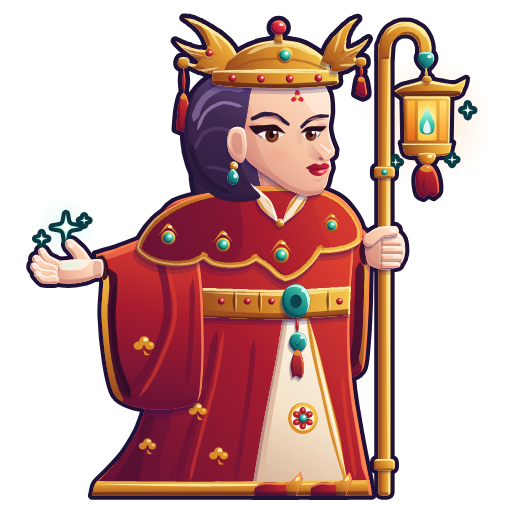

The Python source for this figure:
# Nérith (demons-12, eau, soigneuse, rare) redessinée en VECTORIEL lisse, dans le style moderne de l'interface (même
# outil, même trait, même échelle que Kael : ../kael/kael.py, ../atelier.py).
#
#   python3 refonte-graphique/ui-moderne/heros/nerith/nerith.py    # → nerith.svg + images 512 et 160 px de haut
#
# Même personnage que le pixel art (refonte-graphique/pixel/hd/nerith.txt) : l'impératrice des eaux, hautaine et sûre de
# son pouvoir. Grande, droite, imposante : col en nuage (quatre lobes bordés d'or, une gemme de jade sous un petit arc
# d'or dans chaque lobe), col croisé ivoire et or, ceinture de plaques d'or à grenats, disque de jade (bi) et son
# pendentif (cordon rouge, jade sculpté, gland), longue robe rouge en ligne A dont la traîne s'évase à gauche, panneau de
# devant ivoire brodé d'un médaillon inventé, nuages en trèfle brodés d'or, ourlet d'or, bouts relevés des souliers.
# Bras proche (droit) tendu vers ses alliés, paume ouverte vers le haut, pouce relevé, une étincelle de soin couleur
# jade au-dessus ; la grande manche pend sous l'avant-bras (ouverture bordée d'or, doublure sombre, un grand pli).
# Main lointaine serrée sur la hampe du bâton d'or à crosse (gemme de jade au bout, bagues) ; la lanterne de palais
# pend à la crosse (toit à bouts relevés, faces vitrées qui brillent autour d'une flamme de jade, pompon rouge).
# Visage de femme mûre, anguleux : grand front, sourcils fins et durs qui descendent vers le nez, paupières lourdes,
# trait de cils épais relevé au coin avec une touche de fard rouge, iris brun rouge, nez droit et fin, lèvres rouges
# pleines, menton pointu ; ornement rouge et or au front ; boucle d'or et goutte de jade à l'oreille. Cheveux noir prune
# tirés en arrière vers un haut chignon caché dans la couronne d'or (dôme à perle rouge, gemme de jade, bandeau à
# perles, deux ailes de phénix, une pampille rouge à chaque aile).
# Coordonnées = pixels du dessin pixel art (le sol est y = 116, les pieds en (64, 116)), pour se poser au même endroit
# dans le jeu. Une seule lumière, en haut à droite ; un seul contour (atelier.py).
import math
import os
import subprocess
import sys

HERE = os.path.dirname(os.path.abspath(__file__))
sys.path.insert(0, HERE)
sys.path.insert(0, os.path.join(HERE, '..'))
from atelier import Figure, Mat, sm, limb, ellipse, rpoly, mchain, mT, mR, mS, mskx, mapp  # noqa: E402,F401
from lib import Shape, sparkle_shape  # noqa: E402
from outils import crpath, taper, inter, border, union  # noqa: E402,F401
from atelier import ribbon as _ribbon  # noqa: E402


def ribbon(pts, widths):
    """Le ruban effilé de l'atelier ; les largeurs données sont étirées sur le nombre de points (début, milieu, fin)."""
    n = len(pts)
    if len(widths) != n:
        m = len(widths)
        ws = []
        for i in range(n):
            t = i * (m - 1) / max(1, n - 1)
            j = min(m - 2, int(t))
            u = t - j
            ws.append(widths[j] + (widths[j + 1] - widths[j]) * u)
        widths = ws
    return _ribbon(pts, widths)

ROOT = os.path.abspath(os.path.join(HERE, '..', '..', '..', '..'))

# ---------- matières (tons du pixel art, passés à la gamme de l'interface : lumières chaudes, ombres violettes) ----------
SKIN = Mat('#fff3e6', '#ffe2c8', '#f4bea0', '#d48a7c', '#9a4c5c')
HAIR = Mat('#9a82b8', '#5e467a', '#3e294e', '#2e1c3e', '#1f1230', glint='#c0aadc')
SILK = Mat('#ff8a56', '#dc3e30', '#a81c2e', '#6a1236', '#40102e')
GOLD = Mat('#fff3ae', '#f8cc50', '#da8e2a', '#9a4a1e', '#5a2018', glint='#fffbe4')
IVORY = Mat('#ffffff', '#fdf4e6', '#f4e2c8', '#dab89e', '#9a6470')
JADE = Mat('#d0fff2', '#52d6b8', '#1a8c86', '#0e4a56', '#082c38', glint='#ffffff')
LANT = ('#fffbe4', '#ffe27a', '#ffc040', '#ff9c2e', '#e8661c')
LIPS = ('#7a0e2a', '#d8263e', '#ff7474')
IRIS = ('#b4643e', '#6a2a1c', '#3a140e')
EYE_INK = '#26101e'
SPARK_INK = '#0c3a44'                  # le contour des étincelles de jade

GRD = 116          # le sol
FEET = (64, 116)   # le point « pieds » du pixel art
# la boîte de l'image (x0, y0, largeur, hauteur) en pixels du dessin
FRAME = (12, 2, 118, 118)
NECK = (77.0, 46.5)        # le centre de l'agrandissement de la tête (×1,1, comme Kael)

# ---------- le squelette (animation) ----------
# Une pose = ces réglages ; REST est la pose du dessin. Pixels du dessin, degrés (y vers le bas).
#   breath : souffle 0..1 (le haut monte) ; lean : elle se penche en avant (+) depuis le sol ; lift : elle s'élève
#   (la fontaine de la spéciale) ; head / tilt : la tête ; st : le bâton tourne autour de la main (+ = la crosse part
#   vers l'ennemi) ; la : la lanterne se balance (+ = son bas part à gauche) ; pa : le pompon, en plus ; glow : la
#   flamme de jade s'embrase (0..3) ; tl / tc : les pampilles (longue, courte) se balancent (pixels au bout) ; mp / mf :
#   le bas de la manche proche / lointaine se balance ; arm : décalage du poignet proche (elle lève la main) ; hr : la
#   main tourne ; sp : l'étincelle de soin (0 = cachée, 1 = comme le dessin, plus = vive) ; mep : les paupières tombent,
#   méprisantes (0..1) ; blink : yeux fermés ; tw : un éclat passe sur un bijou [(nom, taille)].
S0 = (54.6, 57.6)          # l'épaule proche (sous le col en nuage)
W0 = (34.6, 63.6)          # le poignet proche (il sort de la manche)
L1, L2 = 10.8, 10.0        # bras, avant-bras (dans la manche)
GRIP = (100.6, 59.4)       # la main lointaine serre la hampe ici : le bâton tourne autour
HOOK = (110.2, 17.6)       # le bas de la gemme de la crosse : la lanterne pend là
LBOT = (110.4, 37.6)       # le bas de la lanterne : le pompon pend là
FLAME = (110.4, 29.8)      # la flamme de jade dans la lanterne
REST = dict(breath=0.0, lean=0.0, lift=0.0, head=(0.0, 0.0), tilt=0.0, st=0.0, la=0.0, pa=0.0, glow=0.0, tl=0.0,
            tc=0.0, mp=0.0, mf=0.0, arm=(0.0, 0.0), hr=0.0, sp=1.0, mep=0.0, blink=0.0, tw=(), lspk=(1.0, 1.0, 1.0),
            ph=0.0)


def lerp(a, b, t):
    return (a[0] + (b[0] - a[0]) * t, a[1] + (b[1] - a[1]) * t)


def unit(v):
    L = math.hypot(*v) or 1
    return (v[0] / L, v[1] / L)


def add(a, b, k=1.0):
    return (a[0] + b[0] * k, a[1] + b[1] * k)


def ik(S, W, l1, l2, bend=1):
    d = math.dist(S, W)
    dd = max(abs(l1 - l2) + 0.01, min(l1 + l2 - 0.01, d))
    a = math.acos(max(-1, min(1, (l1 * l1 + dd * dd - l2 * l2) / (2 * l1 * dd))))
    th = math.atan2(W[1] - S[1], W[0] - S[0]) + bend * a
    return (S[0] + l1 * math.cos(th), S[1] + l1 * math.sin(th))


def soft(c, r, col, op):
    """Une tache de lumière douce (dégradé radial, aucun flou), en détail."""
    return (ellipse(c[0], c[1], r[0], r[1]), ('rad', c[0], c[1], r[0], r[1], [(0, col, op), (1, col, 0)]), 1)


def gem(c, r, mat=JADE, ring=None):
    """Une gemme ronde taillée (cabochon) : le dessous dans l'ombre, la lumière en haut à droite, un éclat ; ring : un
    anneau d'or autour (largeur)."""
    out = []
    if ring:
        out += [(ellipse(c[0], c[1], r + ring, r + ring), ('rad', c[0] + 0.4 * r, c[1] - 0.5 * r, (r + ring) * 1.3, (r + ring) * 1.3,
                                                             [(0, GOLD.hi), (0.45, GOLD.light), (1, GOLD.shadow)]), 1)]
    out += [(ellipse(c[0], c[1], r, r), ('rad', c[0] + 0.35 * r, c[1] - 0.4 * r, r * 1.35, r * 1.35,
                                         [(0, mat.hi), (0.35, mat.light), (0.75, mat.base), (1, mat.shadow)]), 1),
            (ellipse(c[0] + 0.32 * r, c[1] - 0.34 * r, 0.32 * r, 0.24 * r), '#ffffff', 0.95)]
    return out


def trefoil(c, s=1.0, op=1.0):
    """Un nuage en trèfle brodé d'or (signe inventé) : trois lobes ronds et une petite queue en volute."""
    x, y = c
    out = [(ellipse(x - 1.15 * s, y + 0.2 * s, 0.95 * s, 0.85 * s), GOLD.base, op),
           (ellipse(x + 1.15 * s, y + 0.2 * s, 0.95 * s, 0.85 * s), GOLD.base, op),
           (ellipse(x, y - 0.75 * s, 1.0 * s, 0.9 * s), GOLD.base, op),
           (ribbon([(x - 0.2 * s, y + 0.8 * s), (x + 0.3 * s, y + 1.9 * s), (x + 1.3 * s, y + 2.1 * s)], [0.5 * s, 0.55 * s, 0.1]), GOLD.base, op),
           (ellipse(x + 0.3 * s, y - 1.0 * s, 0.5 * s, 0.4 * s), GOLD.hi, 0.9 * op),
           (ellipse(x + 1.4 * s, y - 0.05 * s, 0.4 * s, 0.32 * s), GOLD.light, 0.9 * op)]
    return out


def volute(c, s=1.0, op=1.0, flip=1):
    """Une volute brodée d'or (nuage ruyi inventé) : une crosse enroulée et un petit lobe."""
    x, y = c
    pts = [(x + flip * (2.2 * s * math.cos(a) * (1 - a / 9)), y + 2.0 * s * math.sin(a) * (1 - a / 9)) for a in [i * 0.35 for i in range(16)]]
    w = [0.15] + [0.75 * s] * (len(pts) - 3) + [0.5 * s, 0.1]
    return [(ribbon(pts, w), GOLD.base, op),
            (ribbon([(x - flip * 1.6 * s, y + 1.8 * s), (x - flip * 0.2 * s, y + 2.6 * s), (x + flip * 1.8 * s, y + 2.3 * s)], [0.2, 0.7 * s, 0.2]), GOLD.base, op),
            (ellipse(x + flip * 0.5 * s, y - 1.3 * s, 0.5 * s, 0.3 * s), GOLD.hi, 0.8 * op)]


def tassel_shapes(top, length, cap=1.6, w=2.6):
    """Une pampille : la coiffe d'or, le cordon, le gland rouge (dessinée verticale, la coiffe en haut)."""
    x, y = top
    capS = sm([(x - cap * 0.55, y), (x + cap * 0.55, y), (x + cap * 0.7, y + cap * 0.9), (x, y + cap * 1.3), (x - cap * 0.7, y + cap * 0.9)])
    cord_end = y + length * 0.5
    cord = ribbon([(x, y + cap), (x + 0.05, (y + cap + cord_end) / 2), (x, cord_end + 0.4)], [0.6, 0.65, 0.6])
    t0 = cord_end
    body = sm([(x - 0.5, t0), (x + 0.5, t0), (x + w * 0.45, t0 + length * 0.18), (x + w * 0.55, y + length - 0.6),
               (x + w * 0.2, y + length), (x - w * 0.2, y + length - 0.3), (x - w * 0.55, y + length - 0.7),
               (x - w * 0.42, t0 + length * 0.18)], sharp=(4, 5, 6))
    knot = ellipse(x, t0 + 0.2, 0.85, 0.7)
    return capS, cord, body, knot, (x, y + length)


def build(ow=0.95, pose=None, fx=None, frame=FRAME):
    P = dict(REST, **(pose or {}))
    fig = Figure(*frame, ow=ow)
    br, ln = P['breath'], P['lean']
    hx, hy = P['head']

    # ---- le squelette : une matrice par groupe de morceaux ----
    LIFT = mT(0, -P['lift'])
    TOR = mchain(LIFT, mskx(-ln / 62.0, GRD), mS(1, 1 + 0.006 * br, 0, GRD))          # la robe, depuis le sol
    UP = mchain(TOR, mT(0, -0.5 * br))                                               # ce qui monte avec la poitrine
    HEAD = mchain(UP, mT(hx, hy), mR(P['tilt'], 77, 42), mS(1.1, 1.1, *NECK))
    NK = mchain(UP, mT(0.5 * hx, 0.5 * hy))
    st = P['st']
    kst = min(1.0, abs(st) / 4.0 + abs(ln) / 2.0 + P['lift'])
    STAFF = mchain(UP, mT(0, 0.5 * br * (1 - kst)), mR(st, *GRIP))                   # au repos la hampe reste au sol
    FH = mchain(UP, mR(0.45 * st, *GRIP))                                            # la main lointaine suit un peu
    hk = mapp(STAFF, HOOK)
    LAN = mchain(mT(hk[0] - HOOK[0], hk[1] - HOOK[1]), mR(P['la'], *HOOK))           # la lanterne pend (pesanteur)
    lb = mapp(LAN, LBOT)
    POM = mchain(mT(lb[0] - LBOT[0], lb[1] - LBOT[1]), mR(P['la'] + P['pa'], *LBOT))
    gl = P['glow']

    # ---- les lueurs (derrière tout) : la lanterne, le soin au-dessus de la paume ----
    fc = mapp(LAN, FLAME)
    fig.glow(fc[0], fc[1], 15 + 4 * gl, 15 + 4 * gl, '#ff9c2e', 0.26 + 0.07 * gl)
    if gl > 0.5:
        fig.glow(fc[0], fc[1], 9 + 4 * gl, 9 + 4 * gl, '#52d6b8', 0.12 * gl)

    # ---- le bâton d'or (derrière elle), la gemme de la crosse, puis la lanterne ----
    staff_parts(fig)
    fig.pose(['shaft', 'crook', 'ring1', 'ring2', 'sgem'], STAFF)
    lantern_parts(fig, P)
    fig.pose(['lcord', 'lroof', 'lcage', 'lbase', 'lknob', 'lspk0', 'lspk1', 'lspk2'], LAN)
    fig.pose(['pcap', 'pcord', 'pbody'], POM)

    # ---- la pampille longue (derrière la tête), le chignon de la nuque ----
    head_back = []
    capS, cord, body, knot, tip = tassel_shapes((56.4, 18.2), 15.6, cap=1.7, w=2.9)
    fig.part('tlcap', capS, GOLD, cel=0.4, rim=0.4, cast=0.5)
    fig.part('tlcord', cord, SILK, cel=0, rim=0.2, cast=0)
    fig.part('tlbody', body, SILK, grad=(58, 26, 54, 34, [(0, SILK.light), (0.5, SILK.base), (1, SILK.shadow)]), cel=0.6, rim=0.4, cast=0.6,
             details=[(ribbon([(55.6, 27.6), (55.4, 30.4), (55.6, 33.0)], [0.1, 0.45, 0.1]), SILK.deep, 0.5),
                      (knot, GOLD.base, 1), (ellipse(56.3, 25.6, 0.35, 0.25), GOLD.hi, 0.9)])
    a_tl = math.degrees(math.atan2(P['tl'], 16.4))
    fig.pose(['tlcap', 'tlcord', 'tlbody'], mchain(HEAD, mR(-a_tl, 56.4, 18.2)))
    nape = sm([(59.4, 38.0), (66.0, 36.4), (72.4, 39.6), (76.6, 44.6), (78.2, 51.0), (70.0, 53.0), (61.6, 51.4), (58.6, 45.0)])
    fig.part('nape', nape, HAIR, cel=1.0, rim=0, cast=0)
    head_back.append('nape')

    # ---- le cou (avant le col : le col croisé passe dessus) ----
    neck = sm([(72.0, 39.0), (80.4, 39.4), (80.6, 45.4), (79.4, 50.0), (76.8, 54.6), (73.8, 50.0), (72.2, 45.2)])
    fig.part('neck', neck, SKIN, grad=(81, 42, 72, 52, [(0, SKIN.light), (0.5, SKIN.base), (1, SKIN.shadow)]), cel=0.9, rim=0.4, cast=0,
             details=[(sm([(71.4, 39.0), (81.0, 39.0), (80.8, 46.8), (76.6, 48.6), (72.6, 46.6)]), SKIN.shadow, 0.7),
                      (ribbon([(75.0, 48.6), (76.2, 51.2), (76.6, 53.4)], [0.1, 0.5, 0.1]), SKIN.shadow, 0.4)])

    # ---- la manche lointaine (côté droit) : elle pend sous l'avant-bras qui monte vers le bâton ----
    far_sleeve(fig, P)

    # ---- la robe : une seule forme du col à l'ourlet (la traîne s'évase à gauche) ----
    robe = robe_shape()
    det = []
    # le côté proche dans l'ombre, la lumière sur le côté lointain (reflet orangé au bord)
    det += [(sm([(33.0, 117), (36.6, 110.6), (40.8, 105.6), (44.4, 99.6), (46.6, 92.0), (52.4, 92.0), (51.0, 100.4), (48.8, 108.0),
                 (47.4, 117)]), SILK.shadow, 0.7),
            (sm([(36.0, 117), (39.6, 110.8), (43.2, 104.8), (45.4, 98.4), (47.6, 98.6), (45.2, 106.4), (42.6, 117)]), SILK.deep, 0.45),
            (ribbon(crpath([(92.6, 86.0), (93.8, 96.0), (95.2, 104.0), (96.4, 112.4)], 10), [0.4] + [1.3] * 9 + [0.6]), SILK.hi, 0.75),
            (ribbon(crpath([(90.8, 88.0), (91.8, 98.0), (93.0, 106.0), (94.0, 112.6)], 10), [0.2] + [0.9] * 9 + [0.4]), SILK.light, 0.6)]
    # les grands plis de la soie : creux sombres et arêtes claires, en biais vers la traîne
    det += [(ribbon(crpath([(62.0, 78.0), (59.6, 90.0), (56.0, 102.0), (52.6, 113.4)], 12), [0.2] + [1.6] * 11 + [0.8]), SILK.shadow, 0.7),
            (ribbon(crpath([(63.6, 78.0), (61.6, 90.0), (58.4, 102.0), (55.6, 113.4)], 12), [0.1] + [0.8] * 11 + [0.4]), SILK.light, 0.55),
            (ribbon(crpath([(70.6, 80.0), (69.4, 92.0), (67.6, 104.0), (66.0, 113.4)], 12), [0.2] + [1.2] * 11 + [0.6]), SILK.shadow, 0.55),
            (ribbon(crpath([(56.6, 98.0), (54.0, 106.0), (50.6, 113.6)], 8), [0.1] + [0.9] * 7 + [0.3]), SILK.shadow, 0.5)]
    # le panneau de devant, ivoire : l'ombre mauve à gauche, le galon d'or à droite, le médaillon brodé
    panel = sm([(77.4, 74.0), (82.6, 74.0), (85.8, 86.0), (89.4, 99.0), (92.6, 116.4), (69.8, 116.4), (72.8, 99.0), (75.4, 86.0)],
               sharp=(0, 1, 4, 5), t=0.6)
    det += [(panel, ('lin', 90, 80, 72, 112, [(0, IVORY.light), (0.55, IVORY.base), (1, IVORY.shadow)]), 1),
            (sm([(77.4, 74.0), (78.6, 74.0), (76.8, 86.0), (74.6, 99.0), (72.0, 116.4), (69.8, 116.4), (72.8, 99.0), (75.4, 86.0)],
                sharp=(0, 1, 4, 5), t=0.6), IVORY.shadow, 0.9),
            (sm([(77.4, 74.0), (77.9, 74.0), (75.8, 86.0), (73.4, 99.0), (70.6, 116.4), (69.8, 116.4), (72.8, 99.0), (75.4, 86.0)],
                sharp=(0, 1, 4, 5), t=0.6), IVORY.deep, 0.55),
            (ribbon([(82.4, 74.0), (84.4, 82.0), (86.8, 92.0), (89.4, 103.0), (92.4, 116.4)], [1.2, 1.6, 1.9, 2.0, 2.2]), GOLD.base, 1),
            (ribbon([(82.8, 74.0), (84.8, 82.0), (87.2, 92.0), (89.8, 103.0), (92.8, 116.4)], [0.4, 0.6, 0.7, 0.7, 0.8]), GOLD.hi, 0.85),
            (ribbon([(84.0, 80.0), (86.4, 90.0), (89.0, 101.0), (91.2, 111.0)], [0.1, 0.7, 0.8, 0.3]), IVORY.hi, 0.7)]
    det += medallion((81.8, 98.4))
    # les nuages en trèfle brodés d'or
    det += trefoil((57.6, 96.6), 1.0) + trefoil((46.0, 104.6), 0.95, 0.9) + trefoil((62.4, 106.8), 1.05)
    # l'ourlet d'or : une bande qui fait le tour (peinte dans la robe)
    hem = sm([(30, 112.8), (60, 113.0), (100, 112.6), (100, 118), (30, 118)], sharp=(0, 2, 3, 4), t=0.5)
    det += [(hem, ('lin', 0, 112.6, 0, 116.4, [(0, GOLD.light), (0.4, GOLD.base), (1, GOLD.shadow)]), 1),
            (ribbon([(33, 113.6), (60, 113.8), (98, 113.4)], [0.3, 0.6, 0.3]), GOLD.hi, 0.85),
            (sm([(30, 115.4), (100, 115.2), (100, 118), (30, 118)], sharp=(0, 1, 2, 3)), GOLD.deep, 0.55)]
    fig.part('robe', robe, SILK, grad=(96, 70, 40, 112, [(0, SILK.light), (0.4, SILK.base), (1, SILK.shadow)]),
             cel=2.0, rim=0.8, cast=1.2, details=det, occl=(SILK.deep, 0.3, 3.0))

    # ---- les souliers de soie rouge : leurs bouts relevés sortent sous le panneau de devant (le lointain d'abord) ----
    for nm, x0, x1 in (('shoeF', 83.6, 91.6), ('shoeN', 70.6, 80.2)):
        sh = sm([(x0, 116.3), (x0 + 0.3, 114.2), (x0 + 2.6, 113.2), (x1 - 2.6, 113.3), (x1 - 0.6, 112.6), (x1 + 1.0, 110.8),
                 (x1 + 1.5, 112.4), (x1 + 0.8, 114.6), (x1 + 0.2, 116.3)], sharp=(0, 5, 8), t=0.85)
        fig.part(nm, sh, SILK, grad=(x1, 112, x0, 116, [(0, SILK.light), (0.5, SILK.base), (1, SILK.shadow)]), cel=0.5, rim=0.5, cast=0.8,
                 details=[(sm([(x1 - 2.2, 113.2), (x1 - 0.6, 112.6), (x1 + 1.0, 110.8), (x1 + 1.5, 112.4), (x1 + 0.8, 114.6), (x1 + 0.2, 116.3),
                               (x1 - 2.0, 116.3)], sharp=(2, 5, 6)), ('lin', x1 + 1, 111, x1 - 2, 116, [(0, GOLD.light), (0.5, GOLD.base), (1, GOLD.shadow)]), 1),
                          (ellipse(x1 + 0.4, 112.4, 0.6, 0.35, -40), GOLD.hi, 0.9),
                          (sm([(x0, 115.4), (x1 + 1, 115.4), (x1 + 1, 116.4), (x0, 116.4)]), SILK.deep, 0.6)])

    # ---- la ceinture de plaques d'or (elle fait le tour : peinte dans la robe), le disque de jade et son pendentif ----
    band = sm([(40, 67.8), (60, 68.4), (78, 68.8), (96, 67.8), (96, 74.4), (78, 75.6), (60, 75.2), (40, 74.6)], sharp=(0, 3, 4, 7), t=0.5)
    belt = inter(band, robe)
    bd = [(ribbon([(58, 69.4), (78, 69.8), (93, 68.8)], [0.4, 0.8, 0.4]), GOLD.hi, 0.7),
          (sm([(56, 73.4), (78, 74.2), (95, 73.0), (95, 76), (56, 76)], sharp=(0, 2, 3, 4)), GOLD.shadow, 0.9),
          (sm([(56, 74.6), (78, 75.2), (95, 74.2), (95, 76), (56, 76)], sharp=(0, 2, 3, 4)), GOLD.deep, 0.8)]
    for x in (66.0, 71.8, 87.6):
        bd += [(ribbon([(x, 68.8), (x - 0.1, 71.4), (x, 74.2)], [0.2, 0.55, 0.2]), GOLD.deep, 0.75),
               (ribbon([(x + 0.5, 68.8), (x + 0.45, 71.4), (x + 0.5, 74.0)], [0.1, 0.35, 0.1]), GOLD.hi, 0.6)]
    for x in (63.0, 69.0, 74.6, 90.2):
        bd += gem((x, 71.4), 0.75, Mat('#ffb0a0', '#e8384a', '#a8142c', '#5a0a20', '#300614'))
    fig.part('belt', belt, GOLD, grad=(94, 68, 58, 76, [(0, GOLD.light), (0.5, GOLD.base), (1, GOLD.shadow)]), cel=0.8, rim=0.6, cast=1.1,
             details=bd)
    # le pendentif : cordon rouge, jade sculpté, gland
    cord = ribbon([(80.4, 74.6), (80.5, 77.0), (80.6, 79.2)], [0.8, 0.8, 0.7])
    fig.part('pcordo', cord, SILK, cel=0, rim=0.3, cast=0.6)
    jp = sm([(80.6, 78.6), (82.4, 79.6), (82.6, 81.6), (80.6, 83.2), (78.8, 81.6), (79.0, 79.6)])
    fig.part('pjade', jp, JADE, cel=0.5, rim=0.4, cast=0.7,
             details=[(ribbon([(79.6, 80.4), (80.6, 81.6), (81.6, 80.4)], [0.1, 0.4, 0.1]), JADE.shadow, 0.8),
                      (ellipse(81.6, 79.8, 0.5, 0.35), '#ffffff', 0.9)])
    tas = sm([(80.0, 83.0), (81.2, 83.0), (82.0, 86.0), (81.8, 88.6), (81.0, 89.2), (80.2, 88.6), (79.4, 89.0), (79.0, 86.0)], sharp=(4, 6))
    fig.part('ptas', tas, SILK, grad=(82, 83, 79, 89, [(0, SILK.light), (1, SILK.shadow)]), cel=0.5, rim=0.4, cast=0.7,
             details=[(ellipse(80.6, 83.4, 0.9, 0.6), GOLD.base, 1)])
    disc = ellipse(80.2, 71.4, 3.3, 3.9)
    fig.part('disc', disc, JADE, grad=(83, 68, 77, 75, [(0, JADE.light), (0.5, JADE.base), (1, JADE.shadow)]), cel=0.7, rim=0.6, cast=1.0,
             details=[(ellipse(80.2, 71.4, 1.25, 1.5), JADE.deep, 0.9), (ellipse(80.0, 71.6, 1.25, 1.5), JADE.shadow, 0.7),
                      (ribbon([(81.6, 68.4), (83.0, 70.4), (83.0, 72.8)], [0.2, 0.6, 0.2]), JADE.glint, 0.8),
                      (ellipse(82.0, 68.9, 0.6, 0.4, -30), '#ffffff', 0.9)])

    # ---- la manche proche : le grand sac qui pend sous l'avant-bras, l'ouverture bordée d'or ----
    S, W = S0, add(W0, P['arm'])
    E = ik(S, W, L1, L2, -1)
    near_names = near_sleeve(fig, P, S, E, W)

    # ---- le col en nuage (quatre lobes bordés d'or), puis le col croisé ivoire ----
    col = collar_shape()
    cd = []
    cd += [(sm([(43.4, 59.4), (47.4, 52.6), (56.4, 47.6), (66, 45.8), (66, 62), (45, 61.6)]), SILK.shadow, 0.45),
           (sm([(84, 46), (90.4, 47.8), (93.6, 51.0), (95.2, 54.6), (95.0, 57.4), (88, 58)]), SILK.light, 0.35)]
    for c, s in (((50.8, 56.8), 1.1), ((63.4, 58.4), 1.1), ((76.8, 60.8), 1.2), ((88.4, 54.0), 0.95)):
        cd += [(ribbon([(c[0] - 2.2 * s, c[1] - 0.4 * s), (c[0], c[1] - 2.6 * s), (c[0] + 2.2 * s, c[1] - 0.4 * s)], [0.25, 0.75 * s, 0.25]), GOLD.base, 1),
               (ellipse(c[0] + 0.4 * s, c[1] - 2.3 * s, 0.45 * s, 0.3 * s), GOLD.hi, 0.9)]
        cd += gem(c, 1.05 * s, JADE, ring=0.45 * s)
    bord = border(col, 1.25)
    cd += [(bord, ('lin', 95, 46, 44, 64, [(0, GOLD.light), (0.5, GOLD.base), (1, GOLD.shadow)]), 1),
           (border(col, 0.45).move(0.25, -0.25), GOLD.hi, 0.5)]
    # les petites volutes d'or aux creux entre les lobes
    for c, fl in (((58.8, 61.0), 1), ((71.0, 61.4), -1), ((86.0, 59.4), -1)):
        cd += [(ribbon([(c[0] - 0.8 * fl, c[1] + 0.6), (c[0], c[1] - 0.6), (c[0] + 0.9 * fl, c[1] - 0.2), (c[0] + 0.5 * fl, c[1] + 0.5)],
                       [0.3, 0.6, 0.5, 0.2]), GOLD.base, 1)]
    fig.part('collar', col, SILK, grad=(95, 46, 46, 64, [(0, SILK.light), (0.45, SILK.base), (1, SILK.shadow)]),
             cel=1.2, rim=0.7, cast=1.4, details=cd)
    # le col croisé : le pan proche (dessous), puis le pan lointain qui passe dessus
    cl = ribbon([(69.6, 44.2), (73.2, 49.0), (76.4, 53.6)], [2.8, 2.8, 1.4])
    cr = ribbon([(84.0, 44.2), (80.4, 49.0), (76.8, 54.0)], [3.0, 3.0, 1.6])
    for nm, sh, pts in (('colL', cl, [(69.6, 44.2), (73.2, 49.0), (76.4, 53.6)]), ('colR', cr, [(84.0, 44.2), (80.4, 49.0), (76.8, 54.0)])):
        side = 1 if nm == 'colL' else -1
        fig.part(nm, sh, IVORY, grad=(84, 44, 70, 54, [(0, IVORY.light), (0.6, IVORY.base), (1, IVORY.shadow)]), cel=0.5, rim=0.5, cast=0.9,
                 details=[(ribbon([(p[0] + side * 1.15, p[1] - 0.8 * side * 0) for p in pts], [0.6, 0.7, 0.3]), GOLD.base, 1),
                          (ribbon([(p[0] - side * 1.2, p[1]) for p in pts], [0.6, 0.6, 0.3]), GOLD.base, 1)])
    fig.part('cbead', ellipse(76.6, 53.4, 0.95, 0.95), GOLD, cel=0.3, rim=0.3, cast=0.5, details=[(ellipse(76.9, 53.1, 0.35, 0.3), '#ffffff', 0.9)])

    # ---- la tête ----
    head_parts = head(fig, P)

    # ---- la main proche, paume en l'air (le poignet sort de l'ouverture de la manche) ----
    hand_names = near_hand(fig, P, W)

    # ---- la main lointaine, serrée sur la hampe ----
    far_hand(fig)

    # ---- l'étincelle de soin au-dessus de la paume ----
    sp = P['sp']
    spk_names = []
    if sp > 0.05:
        L = hand_local(W, P['hr'])
        c = L((7.4, -9.2 - 0.5 * math.sin(P['ph'])))
        for i, (dx, dy, r) in enumerate(((0, 0, 3.1), (-5.6, 2.6, 1.15), (4.2, -1.6, 1.0))):
            rr = r * (sp if i == 0 else min(1.0, sp)) * (1 + 0.12 * math.sin(P['ph'] * 2 + i * 1.7))
            nm = 'spk%d' % i
            if spark_part(fig, nm, (c[0] + dx, c[1] + dy), rr, bright=min(1.0, max(0.0, sp - 1.0))):
                spk_names.append(nm)
        fig.glow(c[0], c[1], 7 * sp, 7 * sp, '#52d6b8', 0.18)

    # ---- chaque groupe prend sa pose ----
    fig.pose(head_back, HEAD)
    fig.pose(['neck'], NK)
    fig.pose(['far_sleeve', 'shoeN', 'shoeF'] if False else ['far_sleeve'], UP)
    fig.pose(['shoeN', 'shoeF'], mchain(LIFT, mskx(-ln / 62.0, GRD)))
    fig.pose(['robe', 'belt', 'pcordo', 'pjade', 'ptas', 'disc'], TOR)
    fig.pose(near_names + ['collar', 'colL', 'colR', 'cbead'] + hand_names + spk_names, UP)
    fig.pose(['ffist', 'fthumb', 'ffing0', 'ffing1', 'ffing2', 'ffing3'], FH)
    fig.pose(head_parts, HEAD)
    a_tc = math.degrees(math.atan2(P['tc'], 8.0))
    fig.pose(['tccap', 'tccord', 'tcbody'], mchain(HEAD, mR(-a_tc, 93.6, 18.2)))
    for nm, sz in P['tw']:
        twinkle(fig, nm, sz, HEAD, TOR)
    fig.ctx = dict(P=P, UP=UP, TOR=TOR, HEAD=HEAD, STAFF=STAFF, LAN=LAN, flame=fc, W=mapp(UP, W), E=mapp(UP, E),
                   palm=mapp(UP, hand_local(W, P['hr'])((6.4, -1.0))), spark=mapp(UP, hand_local(W, P['hr'])((7.4, -9.2))),
                   crook=mapp(STAFF, (105.4, 8.6)), head=mapp(HEAD, (78, 32)), chest=mapp(UP, (76, 62)),
                   hem=mapp(TOR, (65.6, 116.0)), lift=P['lift'])
    if fx:
        for f_ in fx:
            f_(fig, fig.ctx)
    return fig


def robe_shape():
    return sm([(52.0, 48.6), (62.0, 46.2), (76.0, 45.6), (88.0, 46.4), (93.2, 50.6), (93.6, 58.0), (92.8, 70.0), (92.6, 80.0),
               (93.0, 88.0), (94.0, 96.0), (95.4, 104.0), (96.8, 110.8), (97.8, 116.2), (33.2, 116.2), (34.0, 113.4), (37.0, 110.4), (40.8, 106.0), (44.0, 100.4), (46.2, 93.0),
               (47.2, 84.0), (47.0, 72.0), (46.8, 62.0), (48.0, 54.0)], sharp=(12, 13), t=0.9)


def collar_shape():
    pts = [(43.4, 59.4), (44.6, 56.2), (47.4, 52.6), (51.6, 49.6), (56.4, 47.4), (62.0, 46.0), (68.0, 45.2), (74.0, 44.8),
           (80.0, 44.8), (86.0, 45.6), (90.4, 47.6), (93.6, 50.8), (95.4, 54.4), (95.2, 57.6),
           (92.6, 59.4), (89.0, 60.2), (85.8, 60.4),
           (84.4, 62.4), (82.2, 64.6), (79.8, 66.2), (77.6, 66.9),
           (75.6, 65.8), (73.4, 63.8), (71.0, 62.2),
           (68.4, 63.4), (64.6, 63.8), (61.0, 63.2), (58.8, 61.8),
           (56.2, 63.0), (52.2, 63.4), (48.2, 62.8), (45.2, 61.4)]
    return sm(pts, sharp=(16, 20, 23, 27), t=0.9)


def medallion(c):
    """Le médaillon brodé du panneau (signe inventé) : un anneau d'or, six pétales rouges, un cœur de jade."""
    x, y = c
    out = [(ellipse(x, y, 3.4, 3.6), GOLD.base, 1), (ellipse(x + 0.3, y - 0.3, 3.0, 3.2), GOLD.light, 0.8),
           (ellipse(x, y, 2.6, 2.8), IVORY.light, 1)]
    for k in range(6):
        a = math.radians(-90 + 60 * k)
        out.append((ellipse(x + 1.55 * math.cos(a), y + 1.65 * math.sin(a), 0.95, 0.75, math.degrees(a)), SILK.base, 1))
        out.append((ellipse(x + 1.75 * math.cos(a) + 0.15, y + 1.85 * math.sin(a) - 0.15, 0.4, 0.3, math.degrees(a)), SILK.hi, 0.8))
    out += gem((x, y), 0.95, JADE)
    return out


def staff_parts(fig):
    """La hampe d'or (de la crosse au sol), la crosse en volute, ses bagues, la gemme de jade au bout de la crosse."""
    shaft = rpoly([(99.2, 12.0), (102.0, 12.0), (102.0, 116.2), (99.2, 116.2)], [0.4, 0.4, 0.8, 0.8])
    fig.part('shaft', shaft, GOLD, grad=(102.0, 0, 99.2, 0, [(0, GOLD.light), (0.45, GOLD.base), (1, GOLD.shadow)]),
             cel=0.7, rim=0.6, cast=0, details=[(ribbon([(101.3, 14), (101.3, 60), (101.3, 114)], [0.2, 0.55, 0.2]), GOLD.hi, 0.6)])
    # la crosse : un arc épais de la hampe vers la droite, qui redescend ; la gemme pend au bout
    C, R = (105.4, 13.0), 4.6
    outer = [(C[0] + (R + 1.45) * math.cos(math.radians(a)), C[1] + (R + 1.45) * math.sin(math.radians(a))) for a in range(180, 361, 15)]
    inner = [(C[0] + (R - 1.45) * math.cos(math.radians(a)), C[1] + (R - 1.45) * math.sin(math.radians(a))) for a in range(360, 179, -15)]
    crook = sm([(99.2, 15.6)] + outer + [(111.4, 15.0), (108.6, 15.0)] + inner + [(102.0, 15.6)], sharp=(0, len(outer) + 1, len(outer) + 2, len(outer) + 3 + len(inner)), t=0.8)
    fig.part('crook', crook, GOLD, grad=(110, 7, 100, 16, [(0, GOLD.light), (0.5, GOLD.base), (1, GOLD.shadow)]), cel=0.6, rim=0.6, cast=0,
             details=[(ribbon([(C[0] + (R + 0.6) * math.cos(math.radians(a)), C[1] + (R + 0.6) * math.sin(math.radians(a))) for a in range(215, 345, 15)],
                              [0.1] + [0.55] * 7 + [0.1]), GOLD.hi, 0.7)])
    for nm, y0, y1 in (('ring1', 40.4, 43.0), ('ring2', 107.8, 110.4)):
        r = rpoly([(98.2, y0), (103.0, y0), (103.0, y1), (98.2, y1)], 0.8)
        fig.part(nm, r, GOLD, grad=(103, y0, 98, y1, [(0, GOLD.light), (0.5, GOLD.base), (1, GOLD.shadow)]), cel=0.4, rim=0.4, cast=0.6,
                 details=gem((100.6, (y0 + y1) / 2), 0.7, JADE) if nm == 'ring1' else [(ribbon([(98.6, y0 + 0.8), (102.6, y0 + 0.8)], [0.2, 0.2]), GOLD.hi, 0.7)])
    g = sm([(108.8, 14.2), (111.6, 14.2), (112.0, 16.0), (110.2, 17.9), (108.4, 16.0)])
    fig.part('sgem', g, JADE, cel=0.4, rim=0.4, cast=0.5, details=[(ellipse(111.0, 15.0, 0.5, 0.4), '#ffffff', 0.95)])


def lantern_parts(fig, P):
    """La lanterne de palais : cordon, toit à bouts relevés, cage d'or aux faces vitrées qui brillent autour d'une
    flamme de jade, base ; le pompon rouge ; les trois étincelles de jade autour."""
    gl = P['glow']
    fig.part('lcord', ribbon([(110.2, 17.4), (110.25, 19.0), (110.3, 20.6)], [0.7, 0.7, 0.7]), GOLD, cel=0, rim=0.2, cast=0)
    roof = sm([(102.8, 23.0), (104.4, 22.0), (107.2, 21.2), (110.4, 20.4), (113.6, 21.0), (116.8, 21.4), (119.4, 20.2), (118.8, 22.2),
               (116.8, 24.2), (104.8, 24.4)], sharp=(0, 6, 9), t=0.85)
    fig.part('lroof', roof, GOLD, grad=(118, 20, 104, 24.4, [(0, GOLD.light), (0.5, GOLD.base), (1, GOLD.shadow)]), cel=0.7, rim=0.6, cast=0.9,
             details=[(sm([(104.6, 23.2), (117.2, 23.0), (116.8, 24.4), (104.8, 24.4)]), GOLD.deep, 0.75),
                      (ribbon([(106.0, 21.9), (110.4, 21.0), (115.6, 21.7)], [0.2, 0.6, 0.2]), GOLD.hi, 0.75)])
    fig.part('lknob', ellipse(110.4, 20.3, 1.1, 0.9), GOLD, cel=0.3, rim=0.3, cast=0.5)
    cage = rpoly([(105.0, 24.2), (115.8, 24.2), (115.6, 35.4), (105.2, 35.4)], [0.6, 0.6, 0.6, 0.6])
    k = min(1.0, gl / 2.0)
    pane_c = [(0, LANT[0]), (0.45, LANT[1]), (1, LANT[2])]
    cd = [(rpoly([(105.9, 25.2), (107.6, 25.2), (107.6, 34.4), (105.9, 34.4)], 0.4), ('lin', 107.6, 25, 105.9, 34.4, [(0, LANT[2]), (1, LANT[4])]), 1),
          (rpoly([(108.3, 25.2), (112.6, 25.2), (112.6, 34.4), (108.3, 34.4)], 0.4), ('rad', 110.6, 29.4, 4.4, 5.4, pane_c), 1),
          (rpoly([(113.3, 25.2), (114.9, 25.2), (114.9, 34.4), (113.3, 34.4)], 0.4), ('lin', 115, 25, 113.3, 34.4, [(0, LANT[1]), (1, LANT[3])]), 1)]
    # la flamme de jade (elle palpite ; plus vive quand elle s'embrase)
    fh = 6.2 + 0.6 * math.sin(P['ph'] * 3) + 1.2 * k
    fw = 3.0 + 0.6 * k
    fy = 33.0
    flame = sm([(110.4, fy - fh), (110.4 + fw * 0.55, fy - fh * 0.45), (110.4 + fw * 0.5, fy - 0.6), (110.4, fy), (110.4 - fw * 0.5, fy - 0.6),
                (110.4 - fw * 0.55, fy - fh * 0.45)], sharp=(0,), t=0.9)
    core = flame.scale(0.5, 0.55, 110.4, fy - 0.4)
    cd += [(flame, ('lin', 110.4, fy - fh, 110.4, fy, [(0, JADE.hi), (0.5, JADE.light), (1, JADE.base)]), 1),
           (core, '#ffffff' if gl < 1.5 else '#ffffff', 0.85 + 0.15 * k)]
    cd += [(ribbon([(107.95, 24.4), (107.95, 35.2)], [0.9, 0.9]), GOLD.base, 1), (ribbon([(112.95, 24.4), (112.95, 35.2)], [0.9, 0.9]), GOLD.base, 1),
           (ribbon([(108.2, 24.6), (108.2, 35.0)], [0.25, 0.25]), GOLD.hi, 0.7), (ribbon([(113.2, 24.6), (113.2, 35.0)], [0.25, 0.25]), GOLD.hi, 0.7)]
    if gl > 0.5:
        cd += [soft((110.4, 29.6), (5.2, 5.8), '#e8fff8', 0.35 * k)]
    fig.part('lcage', cage, GOLD, grad=(116, 24, 105, 35.4, [(0, GOLD.light), (0.5, GOLD.base), (1, GOLD.shadow)]), cel=0.5, rim=0.5, cast=0.8,
             details=cd)
    base = sm([(104.6, 35.0), (116.2, 35.0), (114.8, 37.8), (106.0, 37.8)], sharp=(0, 1), t=0.8)
    fig.part('lbase', base, GOLD, grad=(116, 35, 106, 38, [(0, GOLD.light), (0.5, GOLD.base), (1, GOLD.shadow)]), cel=0.5, rim=0.4, cast=0.8,
             details=[(ribbon([(106.0, 35.7), (114.6, 35.7)], [0.3, 0.3]), GOLD.hi, 0.7)])
    # les étincelles de jade autour de la lanterne (elles scintillent chacune son tour)
    for i, (x, y, r) in enumerate(((119.8, 27.4, 1.35), (116.2, 38.8, 1.05), (103.2, 39.4, 0.95))):
        s = P['lspk'][i]
        spark_part(fig, 'lspk%d' % i, (x, y), r * s, bright=max(0.0, s - 1.0))
    # le pompon : coiffe d'or, cordon, gland rouge
    x = LBOT[0]
    fig.part('pcap', sm([(x - 1.8, 37.4), (x + 1.8, 37.4), (x + 1.6, 39.2), (x, 40.0), (x - 1.6, 39.2)]), GOLD, cel=0.4, rim=0.4, cast=0.6,
             details=[(ellipse(x + 0.7, 38.0, 0.6, 0.35), GOLD.hi, 0.9)])
    fig.part('pcord', ribbon([(x, 39.6), (x, 40.6)], [0.8, 0.8]), SILK, cel=0, rim=0, cast=0)
    pb = sm([(x - 1.0, 40.2), (x + 1.0, 40.2), (x + 2.4, 42.4), (x + 2.8, 46.0), (x + 1.6, 47.4), (x + 0.4, 46.8), (x - 0.8, 47.6),
             (x - 2.2, 46.6), (x - 2.6, 42.6)], sharp=(4, 5, 6))
    fig.part('pbody', pb, SILK, grad=(x + 3, 40, x - 2, 47, [(0, SILK.light), (0.5, SILK.base), (1, SILK.shadow)]), cel=0.7, rim=0.5, cast=0.8,
             details=[(ellipse(x, 40.8, 1.6, 0.9), GOLD.base, 1), (ellipse(x + 0.5, 40.5, 0.6, 0.3), GOLD.hi, 0.9),
                      (ribbon([(x - 0.6, 42.6), (x - 0.8, 45.0), (x - 0.6, 46.8)], [0.1, 0.45, 0.1]), SILK.deep, 0.5),
                      (ribbon([(x + 1.2, 42.4), (x + 1.4, 44.6)], [0.1, 0.35]), SILK.hi, 0.6)])


def spark_part(fig, name, c, r, bright=0.0):
    """Une étincelle de jade à quatre branches (un contour sombre de jade, un cœur blanc)."""
    if r <= 0.2:
        return False
    hi = '#ffffff'
    fig.part(name, sparkle_shape(c[0], c[1], r, 0.3), JADE,
             grad=(c[0] + r, c[1] - r, c[0] - r, c[1] + r, [(0, hi), (0.5, JADE.hi if bright < 0.5 else hi), (1, JADE.light)]),
             cel=0, rim=0, cast=0, ink=SPARK_INK, details=[(ellipse(c[0], c[1], r * 0.3, r * 0.3), hi, 1)])
    return True


def hand_local(W, rot):
    """Le repère de la main proche : u le long de la main, du poignet vers le bout des doigts (vers la GAUCHE), v vers
    le bas ; rot fait tourner la main (degrés, sens des aiguilles d'une montre)."""
    a = math.radians(rot)
    c, s = math.cos(a), math.sin(a)
    return lambda p: (W[0] - p[0] * c - p[1] * s, W[1] - p[0] * s + p[1] * c)


def near_sleeve(fig, P, S, E, W):
    """La grande manche proche : elle enveloppe le bras (de l'épaule, sous le col, jusqu'au poignet) ; le grand sac
    pend sous l'avant-bras (la pesanteur), son ouverture bordée d'or suit le bord gauche, la doublure sombre dedans,
    un grand pli en diagonale. Quand la main se lève, la manche glisse vers le coude et l'avant-bras sort."""
    names = []
    mp = P['mp']
    raise_ = max(0.0, min(1.0, (W0[1] - W[1]) / 13.0))
    d = unit((W[0] - E[0], W[1] - E[1]))           # l'avant-bras, du coude vers le poignet
    nu = (d[1], -d[0])                               # le dessus de l'avant-bras
    if nu[1] > 0:
        nu = (-nu[0], -nu[1])
    d1 = unit((E[0] - S[0], E[1] - S[1]))
    n1 = (d1[1], -d1[0])
    if n1[1] > 0:
        n1 = (-n1[0], -n1[1])
    nE = unit((n1[0] + nu[0], n1[1] + nu[1]))
    cf = 0.97 - 0.5 * raise_                         # où est l'ouverture le long de l'avant-bras
    C = lerp(E, W, cf)
    tht, thb = 3.0, 3.6
    Ct = add(C, nu, tht)
    Cb = add(C, nu, -thb)
    by = max(Cb[1] + 26.0 - 7.0 * raise_, 93.0 - 5.0 * raise_)
    sw = 1.3 * mp

    def swy(p):
        k = max(0.0, (p[1] - (Cb[1] + 4)) / 24.0)
        return (p[0] + sw * k ** 1.4, p[1])
    T = swy((Cb[0] + 2.6 + 0.6 * raise_, by))
    f1 = swy((Cb[0] - 0.4, Cb[1] + (by - Cb[1]) * 0.3))
    f2 = swy((Cb[0] + 0.6, Cb[1] + (by - Cb[1]) * 0.7))
    B1 = swy((T[0] + 4.2, by + 2.6))
    B2 = swy((T[0] + 11.4, by + 3.4))
    B3 = swy((57.4, by + 1.6))
    top = [(S[0] + 2.6, S[1] - 3.6), add(lerp(S, E, 0.5), n1, 3.9), add(E, nE, 3.7), add(lerp(E, C, 0.5), nu, tht + 0.2)]
    inner = [swy((58.8, by - 5.0)), (59.0, 80.0), (58.6, 68.0), (57.8, 61.0)]
    pts = top + [Ct, Cb, f1, f2, T, B1, B2, B3] + inner
    ict, icb = len(top), len(top) + 1
    sleeve = sm(pts, sharp=(ict, icb), t=0.85)
    # l'ouverture : le bord d'or et la doublure sombre, du poignet jusqu'en bas du sac
    edge = crpath([Ct, Cb, f1, f2, T, lerp(T, B1, 0.5)], 24)
    lin = crpath([lerp(Ct, Cb, 0.5), Cb, f1, f2, lerp(T, B1, 0.3)], 18)
    sd = []
    sd += [(ribbon([(x + 2.0, y) for x, y in lin], [0.2] + [2.6] * 17 + [0.4]), SILK.deep, 0.95),
           (ribbon([(x + 2.6, y) for x, y in lin[2:]], [0.2] + [1.0] * 14 + [0.2]), '#2a0a24', 0.6)]
    # le grand pli en diagonale, la lumière sur le dessus du bras
    sd += [(ribbon(crpath([lerp(S, E, 0.6), swy((50.6, 74.0)), swy((46.6, 86.0)), swy((T[0] + 3.4, by - 1.0))], 12),
                   [0.3] + [1.8] * 11 + [0.4]), SILK.shadow, 0.75),
           (ribbon(crpath([add(lerp(S, E, 0.6), (1.4, 0.4)), swy((52.4, 74.0)), swy((48.6, 86.0)), swy((T[0] + 5.6, by + 0.6))], 12),
                   [0.2] + [0.9] * 11 + [0.3]), SILK.light, 0.6),
           (ribbon(crpath([swy((56.4, 66)), swy((56.0, 80)), swy((55.0, by - 2))], 8), [0.1] + [1.2] * 7 + [0.3]), SILK.shadow, 0.6),
           (ribbon(crpath([add(top[1], n1, -1.2), add(top[2], nE, -1.2), add(top[3], nu, -1.2), add(Ct, nu, -1.0)], 10),
                   [0.2] + [1.3] * 9 + [0.2]), SILK.hi, 0.55)]
    sd += trefoil(swy((T[0] + 6.8, by - 11.6)), 1.15)
    sd += [(ribbon(edge, [0.6] + [2.7] * 23 + [0.6]), ('lin', Ct[0], Ct[1], T[0], T[1], [(0, GOLD.light), (0.5, GOLD.base), (1, GOLD.shadow)]), 1),
           (ribbon([(x - 0.35, y) for x, y in edge[:12]], [0.1] + [0.5] * 10 + [0.1]), GOLD.hi, 0.6)]
    # le creux de l'ouverture où entre le poignet
    oa = math.degrees(math.atan2(nu[1], nu[0]))
    sd += [(ellipse(C[0] - d[0] * 0.2, C[1] - d[1] * 0.2, 3.2, 1.8, oa), '#2a0a24', 0.9)]
    # l'avant-bras nu, quand il sort de la manche (main levée) : derrière la manche, qui cache sa racine
    if raise_ > 0.05:
        fa = limb([lerp(C, W, -0.05), lerp(C, W, 0.55), add(W, d, 0.6)], [4.6, 4.3, 3.9])
        fig.part('nfore', fa, SKIN, grad=(W[0] + 3, W[1] - 3, C[0] - 3, C[1] + 3, [(0, SKIN.light), (0.5, SKIN.base), (1, SKIN.shadow)]),
                 cel=1.0, rim=0.5, cast=0)
        names.append('nfore')
    fig.part('nsleeve', sleeve, SILK, grad=(Ct[0] + 14, Ct[1] - 4, T[0], by, [(0, SILK.light), (0.45, SILK.base), (1, SILK.shadow)]),
             cel=1.8, rim=0.8, cast=1.4, details=sd)
    names.append('nsleeve')
    return names


def near_hand(fig, P, W):
    """La main proche d'un seul tenant, paume ouverte vers le haut, pouce relevé (derrière la paume), les doigts qui se
    recourbent ; le poignet sort du creux de l'ouverture."""
    L = hand_local(W, P['hr'])
    names = []
    th = limb([L((3.0, -0.6)), L((4.6, -3.4)), L((6.4, -5.3))], [3.6, 3.0, 2.5])
    fig.part('nthumb', th, SKIN, grad=(W[0] - 3, W[1] - 7, W[0] - 6, W[1], [(0, SKIN.light), (1, SKIN.base)]), cel=0.6, rim=0.5, cast=0,
             details=[(ellipse(*L((6.3, -5.0)), 0.8, 0.6), '#ffffff', 0.55)])
    names.append('nthumb')
    palm = sm([L(p) for p in [(-1.0, -1.6), (1.6, -1.8), (4.6, -1.9), (7.8, -1.6), (10.4, -1.4), (12.2, -0.6), (12.9, 0.8), (12.3, 2.4),
                              (10.2, 3.4), (6.8, 3.8), (3.4, 3.4), (0.8, 2.5), (-1.0, 1.9)]], t=0.95)
    pd = [(sm([L(p) for p in [(1.8, -1.6), (4.8, -1.6), (8.0, -1.3), (10.4, -1.1), (9.6, 0.3), (6.4, 0.7), (3.2, 0.2)]]), SKIN.hi, 0.85),
          soft(L((6.6, -0.6)), (4.0, 1.6), '#b8fff0', 0.35 * min(1.5, P['sp'])),
          (ribbon([L((1.0, 2.0)), L((6.6, 3.2)), L((11.4, 2.6))], [0.1, 0.9, 0.1]), SKIN.shadow, 0.55),
          (sm([L(p) for p in [(-1.2, -1.6), (0.8, -1.6), (1.0, 2.2), (-1.2, 2.0)]]), SKIN.shadow, 0.5)]
    fig.part('npalm', palm, SKIN, grad=(W[0] - 2, W[1] - 4, W[0] - 12, W[1] + 3, [(0, SKIN.light), (0.5, SKIN.base), (1, SKIN.shadow)]),
             cel=0.9, rim=0.5, cast=0.9, cast_on=['nthumb', 'nsleeve', 'nfore'], details=pd)
    names.append('npalm')
    for nm, pts, w in (('nfg1', [(9.6, -0.6), (11.8, -1.9), (12.9, -3.6)], 2.3),
                       ('nfg2', [(10.4, 0.5), (12.8, -0.4), (14.2, -1.9)], 2.4),
                       ('nfg3', [(10.4, 1.7), (13.2, 1.3), (14.7, -0.2)], 2.3),
                       ('nfg4', [(10.0, 2.8), (12.6, 2.8), (14.0, 1.6)], 2.0)):
        fs = limb([L(p) for p in pts], [w, w * 0.95, w * 0.82])
        tip = L(pts[2])
        fig.part(nm, fs, SKIN, grad=(tip[0] + 2, tip[1] - 2, tip[0] + 4, tip[1] + 3, [(0, SKIN.light), (1, SKIN.base)]),
                 cel=0.5, rim=0.45, cast=0.6, cast_on=['npalm', 'nfg1', 'nfg2', 'nfg3'],
                 details=[(ellipse(tip[0] + 0.1, tip[1] + 0.2, 0.55, 0.4), '#ffffff', 0.45)])
        names.append(nm)
    return names


def far_sleeve(fig, P):
    """La manche lointaine : elle pend sous l'avant-bras qui monte vers le bâton ; son ouverture (bord d'or) à droite,
    le poignet en sort juste à côté de la main."""
    mf = P['mf']

    def swy(p):
        k = max(0.0, (p[1] - 66) / 22.0)
        return (p[0] + 0.9 * mf * k ** 1.4, p[1])
    pts = [(85.6, 52.6), (91.6, 52.4), (95.4, 54.6), (97.0, 56.2), (97.2, 63.6), swy((97.0, 72.0)), swy((96.6, 80.0)), swy((95.8, 86.8)),
           swy((93.2, 89.0)), swy((89.6, 88.6)), swy((87.4, 84.0)), (86.6, 72.0), (86.0, 62.0)]
    sh = sm(pts, sharp=(3, 4), t=0.85)
    edge = crpath([(97.0, 56.4), (97.2, 63.6), swy((97.0, 72.0)), swy((96.6, 80.0)), swy((95.6, 87.0))], 16)
    det = [(ribbon([(x - 2.2, y) for x, y in edge[3:]], [0.2] + [2.2] * 11 + [0.2]), SILK.deep, 0.85),
           (ribbon(edge, [0.6] + [2.4] * 15 + [0.6]), ('lin', 97, 56, 95, 88, [(0, GOLD.light), (0.5, GOLD.base), (1, GOLD.shadow)]), 1),
           (ribbon(crpath([(89.8, 58.0), swy((90.4, 72.0)), swy((90.6, 86.0))], 8), [0.2] + [1.6] * 7 + [0.4]), SILK.light, 0.6),
           (ribbon(crpath([(87.6, 60.0), swy((88.0, 74.0)), swy((88.6, 86.0))], 8), [0.2] + [1.2] * 7 + [0.3]), SILK.shadow, 0.6),
           (ellipse(96.2, 60.0, 1.4, 3.0), '#2a0a24', 0.85)]
    fig.part('far_sleeve', sh, SILK, grad=(97, 54, 86, 88, [(0, SILK.light), (0.5, SILK.base), (1, SILK.shadow)]), cel=1.2, rim=0.8, cast=0,
             details=det)


def far_hand(fig):
    """La main lointaine serrée sur la hampe : le dos de la main, les doigts repliés DEVANT la hampe, le pouce
    par-dessus."""
    fist = sm([(96.2, 57.0), (98.6, 55.2), (102.4, 55.0), (104.8, 56.6), (105.4, 59.6), (104.6, 62.6), (102.2, 64.0), (98.8, 63.8),
               (96.6, 62.2)])
    fig.part('ffist', fist, SKIN, grad=(105, 55, 96, 64, [(0, SKIN.light), (0.5, SKIN.base), (1, SKIN.shadow)]), cel=0.9, rim=0.6, cast=1.0,
             details=[(sm([(96.2, 57.0), (98.4, 56.4), (99.6, 60.0), (98.8, 63.8), (96.6, 62.2)]), SKIN.shadow, 0.5)])
    for i, (y0, y1) in enumerate(((56.8, 58.6), (58.6, 60.4), (60.4, 62.2), (62.2, 63.8))):
        w = 105.2 - 0.5 * abs(i - 1.2)
        seg = rpoly([(100.0, y0 + 0.1), (w, y0 + 0.1), (w, y1 - 0.1), (100.0, y1 - 0.1)], [0.3, 0.9, 0.9, 0.3])
        fig.part('ffing%d' % i, seg, SKIN, grad=(w, y0, 100, y1, [(0, SKIN.light), (1, SKIN.base)]), cel=0.4, rim=0.35, cast=0.5,
                 cast_on=['ffist', 'ffing0', 'ffing1', 'ffing2'],
                 details=[(ellipse(w - 1.3, y0 + 0.6, 0.9, 0.4), '#ffffff', 0.4)])
    th = limb([(97.0, 57.4), (99.6, 55.6), (102.8, 55.2)], [2.8, 2.6, 2.3])
    fig.part('fthumb', th, SKIN, grad=(103, 54, 97, 58, [(0, SKIN.light), (1, SKIN.base)]), cel=0.5, rim=0.5, cast=0.7,
             cast_on=['ffist', 'ffing0'], details=[(ellipse(102.6, 55.0, 0.8, 0.5), '#ffffff', 0.55)])


def phoenix_wing(base, feathers):
    """Une aile de phénix en plaques d'or : quelques plumes (pointe, largeur, courbure) de longueurs inégales, nées du
    même point et fondues en UNE plaque ; dans la plaque, le creux entre les plumes et l'arête éclairée de chacune."""
    from atelier import lock
    shapes, det = [], []
    for tip, w, bend in feathers:
        dx, dy = tip[0] - base[0], tip[1] - base[1]
        nx, ny = -dy, dx
        p1 = (base[0] + dx * 0.35 + nx * bend, base[1] + dy * 0.35 + ny * bend)
        p2 = (base[0] + dx * 0.72 + nx * bend * 1.6, base[1] + dy * 0.72 + ny * bend * 1.6)
        shapes.append(lock(base, p1, p2, tip, w, n=12, bulge=0.35))
        det.append((ribbon(crpath([lerp(base, p1, 0.6), p1, p2, lerp(p2, tip, 0.7)], 8), [0.15, 0.6, 0.5, 0.1]), GOLD.hi, 0.6))
    for (t1, _, b1), (t2, _, b2) in zip(feathers, feathers[1:]):
        m = lerp(t1, t2, 0.5)
        det.append((ribbon(crpath([lerp(base, m, 0.25), lerp(base, m, 0.6), lerp(base, m, 0.8)], 6), [0.1, 0.55, 0.15]), GOLD.shadow, 0.75))
    return union(*shapes, step=0.4, smooth=0.5), det


def twinkle(fig, name, size, HEAD, TOR):
    """Un éclat de lumière passe sur un bijou : une petite étincelle blanche à quatre branches, sans contour."""
    spots = {'couronne': (HEAD, (78.4, 16.8)), 'ceinture': (TOR, (82.2, 69.4)), 'oreille': (HEAD, (66.8, 42.0)),
             'crosse': (None, None)}
    M, p = spots.get(name, (None, None))
    if M is None:
        return
    x, y = mapp(M, p)
    r = 1.2 + 1.1 * size
    fig.over.append('<path d="%s" fill="#ffffff" opacity="0.95"/>' % sparkle_shape(x, y, r, 0.16).d())
    fig.over.append('<circle cx="%.2f" cy="%.2f" r="%.2f" fill="#ffffff"/>' % (x, y, 0.35 * r))


def head(fig, P):
    """Le visage anguleux de l'impératrice, l'oreille et sa boucle, la chevelure tirée en arrière, la couronne d'or
    (dôme, perle, gemme de jade, bandeau à perles, deux ailes de phénix) et la pampille courte ; rend la liste des
    morceaux (posés avec la tête)."""
    names = []

    def part(name, *a, **k):
        names.append(name)
        return fig.part(name, *a, **k)

    # ---- le visage ----
    face = sm([(68.8, 23.4), (78.0, 22.8), (84.8, 23.2), (86.8, 25.6), (87.2, 29.4), (86.8, 32.6), (87.2, 35.0), (88.1, 37.4),
               (87.9, 38.6), (87.0, 39.4), (87.2, 40.4), (87.3, 41.4), (86.8, 42.8), (86.6, 43.8), (86.0, 45.4), (84.8, 46.6),
               (82.4, 47.0), (78.8, 46.0), (75.0, 43.6), (71.8, 41.4), (69.6, 39.4), (68.4, 36.4), (68.2, 30.0)],
              sharp=(7,), t=0.9)
    fd = []
    # les plans : la tempe et la joue proches dans une ombre douce, le plan de face éclairé, la mâchoire nette
    fd += [(sm([(67.6, 25.0), (70.6, 28.6), (71.4, 34.4), (72.8, 38.8), (75.4, 42.6), (78.6, 45.4), (81.4, 46.6), (77.0, 46.2),
                (73.8, 44.2), (71.0, 41.8), (68.6, 38.4), (67.8, 32.0)]), ('lin', 68, 36, 75, 33, [(0, SKIN.shadow, 0.8), (1, SKIN.shadow, 0)]), 1),
           (sm([(80.6, 23.6), (85.0, 23.6), (86.8, 26.0), (87.0, 30.0), (85.6, 31.0), (82.6, 28.4)]), SKIN.hi, 0.5),
           soft((76.2, 38.6), (3.2, 1.8), '#ff8a7a', 0.24), soft((85.6, 36.8), (1.3, 1.2), '#ff8a7a', 0.18),
           (sm([(77.0, 45.2), (81.6, 46.0), (85.2, 45.0), (85.6, 45.8), (83.6, 46.9), (80.4, 47.0), (77.0, 46.0)]),
            ('lin', 0, 45.0, 0, 47.0, [(0, SKIN.shadow, 0), (1, SKIN.shadow, 0.7)]), 1)]
    blink = P['blink'] > 0.5
    mep = max(0.0, min(1.0, P['mep']))
    # les sourcils fins et durs, qui descendent vers le nez (air sévère)
    fd += [(sm([(70.4, 30.7), (73.0, 29.5), (76.0, 29.9), (78.6, 31.9), (78.3, 32.4), (75.8, 30.9), (73.2, 30.5), (70.8, 31.3)],
               sharp=(0, 3), t=0.8), HAIR.shadow, 1),
           (sm([(80.8, 32.5), (82.6, 30.8), (85.0, 30.0), (86.8, 30.1), (86.7, 30.6), (85.0, 30.8), (82.8, 31.6), (81.1, 33.0)],
               sharp=(0, 3), t=0.8), HAIR.shadow, 1)]
    eyes = (
        # (amande [coin ext., haut, haut, coin int., bas, bas], trait des cils, centre de l'iris, rayon, proche ?)
        ([(71.6, 34.0), (73.2, 33.1), (75.6, 33.0), (77.4, 34.2), (75.8, 35.3), (73.2, 35.2)],
         [(70.0, 32.5), (72.6, 32.3), (75.6, 32.2), (77.8, 34.0), (75.6, 33.5), (73.0, 33.6), (71.6, 34.2)], (74.9, 34.3), 1.42, True),
        ([(81.0, 34.2), (82.2, 33.2), (84.0, 33.1), (85.2, 33.8), (84.2, 35.0), (82.2, 35.1)],
         [(80.8, 33.9), (82.2, 32.7), (84.2, 32.5), (86.4, 32.5), (85.2, 33.6), (84.0, 33.5), (82.2, 33.6)], (83.1, 34.25), 1.15, False),
    )
    for al, ln, (ix, iy), ir, near in eyes:
        almond = sm(al, sharp=(0, 3), t=0.9)
        liner = sm(ln, sharp=(0, 3), t=0.8)
        # la paupière lourde : un pli de peau au-dessus du trait
        lid = [(x, y - 1.5) for x, y in ln[1:4]]
        fd += [(ribbon(lid, [0.2, 0.8, 0.2]), SKIN.shadow, 0.65)]
        # la touche de fard rouge au coin extérieur
        oc = ln[0] if near else ln[3]
        fd += [soft((oc[0] + (1.2 if near else -1.0), oc[1] + 0.2), (2.2 if near else 1.6, 1.1), '#e03040', 0.5)]
        if blink:
            fd += [(almond.scale(1.04, 1.1, ix, iy), SKIN.base, 1),
                   (ribbon([lerp(al[0], al[3], t_) for t_ in (0, 0.5, 1)], [0.3, 0.9, 0.4]).move(0, 1.0), EYE_INK, 0.95)]
            continue
        fd += [(almond.scale(1.06, 1.2, ix, iy + 0.2), SKIN.shadow, 0.5), (almond, '#f6ecea', 1),
               (ellipse(ix, iy + 0.1, ir, ir * 1.05), ('rad', ix + 0.3, iy + 0.5, ir * 1.2, ir * 1.2,
                                                       [(0, IRIS[0]), (0.55, IRIS[1]), (1, IRIS[2])]), 1),
               (ellipse(ix - 0.05, iy, ir * 0.42, ir * 0.5), '#1a0a14', 1),
               (sm([al[0], al[1], al[2], al[3], lerp(al[2], (ix, iy), 0.45), lerp(al[1], (ix, iy), 0.45)], t=0.8), SKIN.deep, 0.32),
               (ellipse(ix + ir * 0.42, iy - ir * 0.38, ir * 0.3, ir * 0.26), '#ffffff', 1)]
        if mep > 0.02:
            # le regard qui se pose, méprisant : la paupière descend sur l'iris
            yl = min(y for _, y in al[1:3]) + (iy - min(y for _, y in al[1:3]) - 0.1) * mep
            cover = sm([(al[0][0] - 0.6, al[0][1] - 2.0), (al[3][0] + 0.6, al[3][1] - 2.0), (al[3][0] + 0.6, yl + (al[3][1] - al[0][1]) * 0.2),
                        (ix, yl + 0.2), (al[0][0] - 0.6, yl - (al[3][1] - al[0][1]) * 0.1)], sharp=(0, 1, 2, 4), t=0.7)
            cov = inter(cover, almond.scale(1.08, 1.1, ix, iy))
            if cov is not None:
                fd += [(cov, SKIN.base, 1)]
            liner = liner.move(0, 1.2 * mep)
        fd += [(liner, EYE_INK, 1)]
        # le trait du bas, fin, vers le coin extérieur
        oc2 = al[0] if near else al[3]
        mid = al[5] if near else al[4]
        fd += [(ribbon([oc2, lerp(oc2, mid, 0.5), mid], [0.1, 0.3, 0.1]), EYE_INK, 0.55)]
    # le nez droit et fin : l'arête claire qui part d'entre les yeux et descend jusqu'au bout, l'ombre côté proche, une
    # narine, l'ombre douce dessous
    fd += [(sm([(80.2, 33.2), (81.0, 34.0), (81.2, 35.6), (80.6, 36.4), (80.0, 35.0)]), SKIN.shadow, 0.2),
           (sm([(82.6, 35.4), (84.2, 37.4), (85.4, 38.8), (84.4, 39.7), (82.8, 39.0), (82.2, 37.4)]), ('lin', 82, 37, 85.6, 38,
                                                                                                    [(0, SKIN.shadow, 0), (1, SKIN.shadow, 0.75)]), 1),
           (ribbon(crpath([(84.8, 36.0), (85.8, 36.9), (86.8, 37.6)], 6), [0.1, 0.4, 0.3]), SKIN.hi, 0.9),
           (ellipse(86.9, 37.7, 0.55, 0.38, -10), '#ffffff', 0.6),
           (ribbon([(84.2, 39.4), (85.6, 39.7), (87.0, 39.5)], [0.2, 0.6, 0.2]), SKIN.shadow, 0.6),
           (ellipse(85.2, 39.3, 0.55, 0.3, 15), SKIN.deep, 0.85)]
    # les lèvres rouges et pleines (l'arc du haut, la lèvre du bas éclairée), le coin de la bouche, le menton
    fd += [(sm([(82.0, 41.2), (83.8, 40.3), (85.0, 40.6), (85.8, 40.2), (87.1, 40.7), (86.4, 41.4), (84.4, 41.5), (82.6, 41.5)], sharp=(0, 4), t=0.85),
            ('lin', 87, 40, 82, 41.6, [(0, LIPS[1]), (1, LIPS[0])]), 1),
           (sm([(82.6, 41.6), (84.6, 41.6), (86.4, 41.5), (86.3, 42.2), (85.0, 42.9), (83.6, 42.7)], t=0.9),
            ('lin', 86.4, 41.6, 83, 43.2, [(0, LIPS[2]), (0.4, LIPS[1]), (1, LIPS[0])]), 1),
           (ribbon([(82.0, 41.4), (84.4, 41.55), (87.0, 41.2)], [0.2, 0.4, 0.15]), LIPS[0], 1),
           (ellipse(85.2, 42.0, 0.7, 0.26, -6), '#ffd0c8', 0.75),
           (ribbon([(81.4, 40.8), (82.1, 41.4)], [0.1, 0.35]), SKIN.deep, 0.6),
           (ribbon([(83.2, 43.6), (84.6, 43.9), (85.8, 43.5)], [0.1, 0.35, 0.1]), SKIN.shadow, 0.4)]
    # l'ornement rouge et or au milieu du front (une fleur à trois pétales, inventée)
    oc_ = (80.2, 26.4)
    for a in (-90, 30, 150):
        r = math.radians(a)
        fd += [(ellipse(oc_[0] + 0.8 * math.cos(r), oc_[1] + 0.8 * math.sin(r), 0.7, 0.48, a), LIPS[1], 1)]
    fd += [(ellipse(oc_[0], oc_[1], 0.45, 0.45), GOLD.light, 1),
           (ellipse(oc_[0] + 0.15, oc_[1] - 0.15, 0.22, 0.2), '#ffffff', 0.9)]
    part('face', face, SKIN, grad=(87, 24, 68, 46, [(0, SKIN.light), (0.55, SKIN.base), (1, SKIN.shadow)]), cel=0.9, rim=0.5, cast=1.0,
         details=fd)

    # ---- la chevelure tirée en arrière (une seule forme qui suit le crâne, de la ligne du front à la nuque) ----
    hair = sm([(70.6, 22.0), (70.2, 26.4), (69.6, 30.4), (69.0, 33.6), (68.2, 37.0), (68.4, 40.4), (69.4, 43.0), (71.0, 45.4),
               (72.4, 47.4), (68.4, 48.4), (63.6, 47.6), (59.8, 44.6), (57.6, 40.4), (56.6, 35.4), (56.8, 30.2), (58.4, 25.8),
               (61.6, 22.6), (65.6, 21.2)], t=0.95)
    hd = [(ribbon(crpath([(69.2, 25.0), (64.4, 24.4), (60.4, 27.0), (58.4, 31.6)], 12), [0.1] + [1.4] * 11 + [0.2]), HAIR.hi, 0.6),
          (ribbon(crpath([(68.8, 28.4), (64.6, 27.6), (61.0, 29.6), (59.2, 33.4)], 12), [0.1] + [0.7] * 11 + [0.2]), HAIR.glint, 0.55),
          (ribbon(crpath([(68.0, 34.4), (64.2, 33.0), (60.6, 34.0), (58.6, 37.6)], 12), [0.1] + [0.8] * 11 + [0.2]), HAIR.light, 0.55),
          (ribbon(crpath([(67.6, 42.6), (64.0, 41.4), (60.8, 41.0)], 8), [0.1] + [0.7] * 7 + [0.2]), HAIR.light, 0.45),
          (ribbon(crpath([(66.4, 46.6), (62.4, 44.6), (59.4, 41.0), (57.8, 36.0)], 12), [0.1] + [1.0] * 11 + [0.2]), HAIR.deep, 0.55)]
    part('hair', hair, HAIR, grad=(70, 22, 58, 46, [(0, HAIR.light), (0.4, HAIR.base), (1, HAIR.shadow)]), cel=1.1, rim=0, cast=1.1,
         cast_on=['face'], details=hd)

    # ---- l'oreille, la boucle d'or et la goutte de jade ----
    ear = sm([(69.2, 33.4), (67.6, 32.6), (66.0, 33.4), (65.5, 35.8), (66.0, 38.2), (67.2, 39.6), (68.8, 40.0), (69.6, 37.0)])
    part('ear', ear, SKIN, grad=(70, 32, 65, 40, [(0, SKIN.light), (0.5, SKIN.base), (1, SKIN.shadow)]), cel=0.6, rim=0.4, cast=0.8,
         details=[(sm([(68.4, 34.4), (66.8, 34.0), (66.4, 36.2), (67.4, 38.4), (68.6, 38.0)]), SKIN.shadow, 0.75),
                  (ribbon([(66.2, 33.6), (65.8, 35.6), (66.4, 38.0)], [0.1, 0.4, 0.1]), SKIN.hi, 0.6)])
    part('ering', ellipse(66.9, 40.8, 0.85, 0.85), GOLD, cel=0.3, rim=0.3, cast=0.5, details=[(ellipse(67.1, 40.6, 0.3, 0.25), '#ffffff', 0.9)])
    drop = sm([(66.7, 41.4), (67.9, 42.9), (67.5, 44.4), (66.5, 44.7), (65.6, 43.9), (65.7, 42.6)])
    part('edrop', drop, JADE, cel=0.4, rim=0.35, cast=0.6, details=[(ellipse(67.2, 42.9, 0.4, 0.5), '#ffffff', 0.85)])

    # ---- la couronne d'or : l'aile de phénix du fond (à gauche), le dôme, le bandeau, l'aile de devant ----
    wingL, wl = phoenix_wing((66.0, 19.6), [((56.4, 9.8), 4.6, 0.10), ((54.6, 14.6), 3.8, -0.05), ((56.6, 18.8), 3.0, -0.12)])
    part('wingL', wingL, GOLD, grad=(66, 11, 56, 20, [(0, GOLD.light), (0.5, GOLD.base), (1, GOLD.shadow)]), cel=0.8, rim=0.6, cast=1.0,
         details=wl + gem((61.8, 17.2), 0.75, Mat('#ffb0a0', '#e8384a', '#a8142c', '#5a0a20', '#300614')))
    dome = sm([(64.6, 21.8), (65.8, 18.8), (68.8, 16.4), (72.6, 14.9), (76.4, 14.4), (80.4, 14.9), (83.8, 16.5), (86.4, 18.8), (87.6, 21.8)],
              sharp=(0, 8), t=0.95)
    part('dome', dome, GOLD, grad=(86, 14, 66, 22, [(0, GOLD.light), (0.5, GOLD.base), (1, GOLD.shadow)]), cel=1.0, rim=0.7, cast=1.0,
         details=[(ribbon(crpath([(69.6, 17.4), (74.0, 15.6), (79.4, 15.6), (84.0, 17.6)], 12), [0.1] + [0.8] * 11 + [0.1]), GOLD.hi, 0.6),
                  (ribbon(crpath([(66.6, 20.6), (71.0, 18.8), (76.4, 18.4), (82.0, 19.0), (86.6, 20.8)], 14), [0.1] + [0.5] * 13 + [0.1]), GOLD.shadow, 0.5)]
         + gem((77.6, 17.6), 1.15, JADE, ring=0.55))
    # la perle rouge au sommet, sur sa tige d'or
    part('stem', rpoly([(75.6, 12.6), (77.0, 12.6), (77.2, 15.0), (75.4, 15.0)], 0.3), GOLD, cel=0.2, rim=0.3, cast=0.4)
    pearl = ellipse(76.3, 11.8, 1.6, 1.5)
    part('pearl', pearl, SILK, grad=(78, 10, 75, 13.4, [(0, '#ff9a8a'), (0.5, LIPS[1]), (1, LIPS[0])]), cel=0.4, rim=0.4, cast=0.5,
         details=[(ellipse(76.9, 11.2, 0.5, 0.35), '#ffffff', 0.95)])
    band = sm([(62.6, 20.8), (70.0, 20.6), (80.0, 20.4), (88.6, 20.8), (88.8, 22.3), (88.2, 23.8), (80.0, 24.5), (70.0, 24.4), (63.0, 23.8),
               (62.4, 22.4)], sharp=(0, 3), t=0.8)
    bdd = [(ribbon([(63.6, 21.3), (75.0, 21.1), (88.0, 21.3)], [0.2, 0.55, 0.2]), GOLD.hi, 0.75),
           (sm([(62.6, 23.0), (75.0, 23.6), (88.6, 23.0), (88.2, 23.8), (80.0, 24.5), (70.0, 24.4), (63.0, 23.8)]), GOLD.deep, 0.7)]
    for x in (66.6, 72.6, 78.6, 84.6):
        bdd += gem((x, 22.4 + 0.15 * (1 if 70 < x < 82 else 0)), 0.82, Mat('#ffb0a0', '#e8384a', '#a8142c', '#5a0a20', '#300614'))
    part('band', band, GOLD, grad=(88, 20.5, 63, 24.5, [(0, GOLD.light), (0.5, GOLD.base), (1, GOLD.shadow)]), cel=0.7, rim=0.5, cast=1.1,
         details=bdd)
    wingR, wr = phoenix_wing((87.4, 19.6), [((93.0, 9.8), 4.0, -0.10), ((95.2, 14.0), 3.2, 0.05), ((94.0, 18.0), 2.6, 0.1)])
    part('wingR', wingR, GOLD, grad=(95, 10, 87, 21, [(0, GOLD.light), (0.5, GOLD.base), (1, GOLD.shadow)]), cel=0.7, rim=0.6, cast=1.0,
         details=wr)
    # la pampille courte (devant, à la pointe de l'aile ; jamais devant le visage)
    capS, cord, body, knot, tip = tassel_shapes((93.6, 18.2), 8.2, cap=1.4, w=2.2)
    part('tccap', capS, GOLD, cel=0.3, rim=0.3, cast=0.5)
    part('tccord', cord, SILK, cel=0, rim=0.2, cast=0)
    part('tcbody', body, SILK, grad=(95, 21, 92, 26, [(0, SILK.light), (0.5, SILK.base), (1, SILK.shadow)]), cel=0.5, rim=0.4, cast=0.6,
         details=[(knot, GOLD.base, 1)])
    names = [n for n in names if n not in ('tccap', 'tccord', 'tcbody')]
    return names


def main():
    """nerith.svg (grand) et nerith-petit.svg (contour plus épais, pour les cases), puis les images du jeu :
    public/art/vecto/demons-12.webp (512 px de haut) et demons-12-160.webp (160 px de haut)."""
    from PIL import Image
    rendu = os.path.join(HERE, '..', 'rendu.cjs')
    pub = os.path.join(ROOT, 'public', 'art', 'vecto')
    os.makedirs(pub, exist_ok=True)
    for name, ow, h, out in (('nerith', 0.95, 512, 'demons-12'), ('nerith-petit', 1.35, 160, 'demons-12-160')):
        svg = build(ow=ow).svg()
        path = os.path.join(HERE, name + '.svg')
        open(path, 'w').write(svg)
        png = os.path.join(HERE, name + '.png')
        subprocess.run(['node', rendu, path, png, str(h)], check=True)
        Image.open(png).save(os.path.join(pub, out + '.webp'), 'WEBP', quality=90, method=6)
        print('écrit %s.svg (%d ko) → art/vecto/%s.webp' % (name, len(svg) // 1024, out))
    x0, y0, w, h = FRAME
    print('mesures pour src/game/vecto.ts : [largeur, hauteur, x et y des pieds] =', [w, h, FEET[0] - x0, FEET[1] - y0])


if __name__ == '__main__':
    main()
